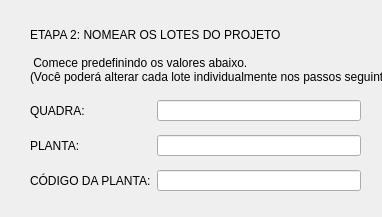
<?xml version="1.0" encoding="UTF-8"?>
<ui version="4.0">
 <class>WizardPage</class>
 <widget class="QWizardPage" name="WizardPage">
  <property name="geometry">
   <rect>
    <x>0</x>
    <y>0</y>
    <width>382</width>
    <height>217</height>
   </rect>
  </property>
  <property name="cursor">
   <cursorShape>ArrowCursor</cursorShape>
  </property>
  <property name="windowTitle">
   <string>WizardPage</string>
  </property>
  <widget class="QLabel" name="label">
   <property name="enabled">
    <bool>true</bool>
   </property>
   <property name="geometry">
    <rect>
     <x>30</x>
     <y>20</y>
     <width>581</width>
     <height>71</height>
    </rect>
   </property>
   <property name="text">
    <string>ETAPA 2: NOMEAR OS LOTES DO PROJETO

 Comece predefinindo os valores abaixo. 
(Você poderá alterar cada lote individualmente nos passos seguintes)</string>
   </property>
   <property name="alignment">
    <set>Qt::AlignLeading|Qt::AlignLeft|Qt::AlignVCenter</set>
   </property>
  </widget>
  <widget class="QWidget" name="formLayoutWidget">
   <property name="geometry">
    <rect>
     <x>30</x>
     <y>100</y>
     <width>331</width>
     <height>91</height>
    </rect>
   </property>
   <layout class="QFormLayout" name="formLayout">
    <property name="horizontalSpacing">
     <number>6</number>
    </property>
    <property name="verticalSpacing">
     <number>14</number>
    </property>
    <item row="0" column="1">
     <widget class="QLineEdit" name="block_lineEdit"/>
    </item>
    <item row="0" column="0">
     <widget class="QLabel" name="label_2">
      <property name="text">
       <string>QUADRA:</string>
      </property>
     </widget>
    </item>
    <item row="1" column="0">
     <widget class="QLabel" name="label_3">
      <property name="text">
       <string>PLANTA:</string>
      </property>
     </widget>
    </item>
    <item row="2" column="0">
     <widget class="QLabel" name="label_4">
      <property name="text">
       <string>CÓDIGO DA PLANTA:</string>
      </property>
     </widget>
    </item>
    <item row="1" column="1">
     <widget class="QLineEdit" name="site_plan_lineEdit"/>
    </item>
    <item row="2" column="1">
     <widget class="QLineEdit" name="site_plan_code_lineEdit"/>
    </item>
   </layout>
  </widget>
 </widget>
 <resources/>
 <connections/>
</ui>
